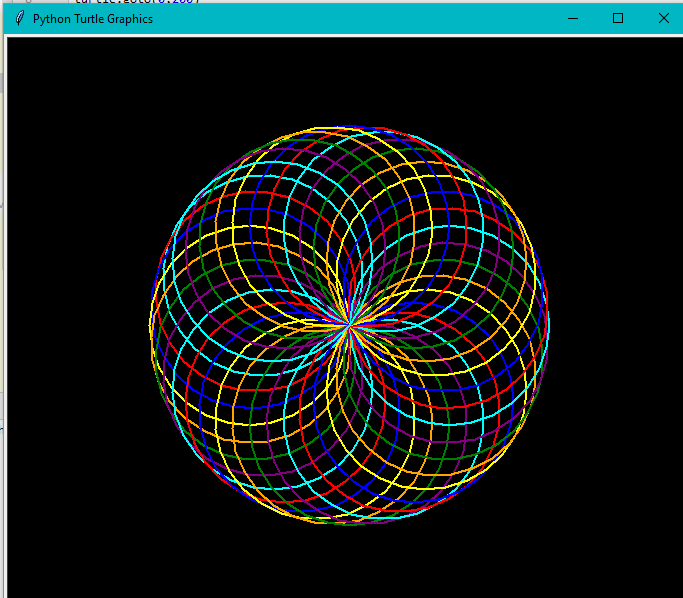

Write the Python code that produced this figure.
import turtle

turtle.bgcolor("black")
turtle.pensize(1.5)
turtle.speed(0)

for i in range(6):
    for colours in ["red","blue","yellow","orange","green","purple","cyan"]:
        turtle.color(colours)
        turtle.circle(100) #radius of circle
        turtle.left(10)  #angle shift for each circle

turtle.hideturtle()
turtle.done()
